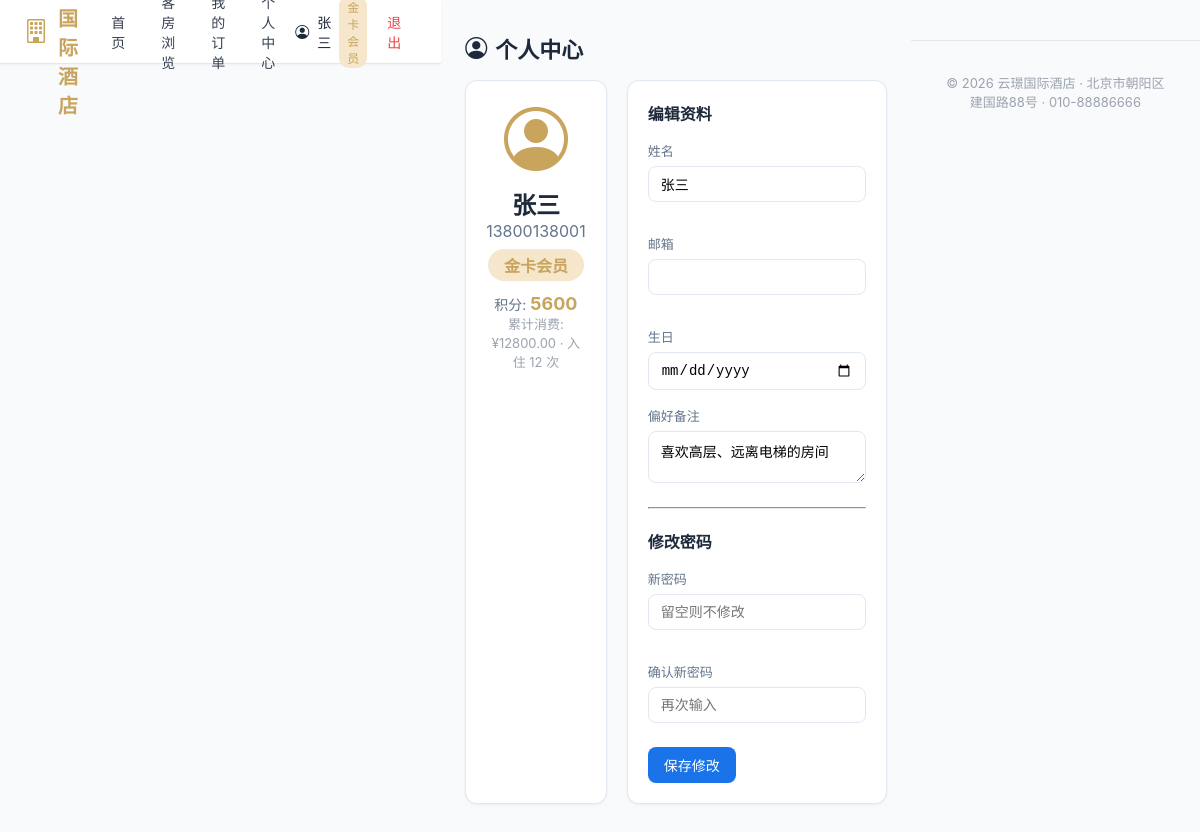
The app's page /portal/profile/ (signed in) with its own data.
### customers/models.py (models this page shows, shortened)
class Customer(models.Model):
    GENDER_CHOICES = [("M", "男"), ("F", "女"), ("O", "其他")]
    name = models.CharField(verbose_name="姓名", max_length=50)
    gender = models.CharField(verbose_name="性别", max_length=1, choices=GENDER_CHOICES, default="M")
    id_card = models.CharField(verbose_name="身份证号", max_length=18, unique=True, blank=True, null=True)
    phone = models.CharField(verbose_name="手机号", max_length=20)
    password = models.CharField(verbose_name="密码", max_length=128, default="")
    email = models.EmailField(verbose_name="邮箱", blank=True)
    nationality = models.CharField(verbose_name="国籍", max_length=50, default="中国")
    birthday = models.DateField(verbose_name="生日", null=True, blank=True)
    membership = models.ForeignKey(MembershipLevel, on_delete=models.SET_NULL, null=True, blank=True, verbose_name="会员等级")
    points = models.IntegerField(verbose_name="积分", default=0)
    total_spending = models.DecimalField(verbose_name="累计消费", max_digits=12, decimal_places=2, default=0)
    total_stays = models.IntegerField(verbose_name="入住次数", default=0)
    preferences = models.TextField(verbose_name="偏好备注", blank=True)
    is_blacklisted = models.BooleanField(verbose_name="黑名单", default=False)
    is_active = models.BooleanField(verbose_name="账户启用", default=True)
    blacklist_reason = models.TextField(verbose_name="拉黑原因", blank=True)
    notes = models.TextField(verbose_name="备注", blank=True)
    created_at = models.DateTimeField(verbose_name="创建时间", auto_now_add=True)
    updated_at = models.DateTimeField(verbose_name="更新时间", auto_now=True)
    class Meta:
        verbose_name = "客户"
        verbose_name_plural = "客户管理"
        ordering = ["-created_at"]

class MembershipLevel(models.Model):
    name = models.CharField(verbose_name="等级名称", max_length=50, unique=True)
    code = models.CharField(verbose_name="等级代码", max_length=20, unique=True)
    discount = models.DecimalField(verbose_name="折扣率", max_digits=3, decimal_places=2, default=1.0, help_text="0.85表示85折")
    points_rate = models.DecimalField(verbose_name="积分倍率", max_digits=3, decimal_places=1, default=1.0)
    late_checkout_hours = models.IntegerField(verbose_name="延迟退房(小时)", default=0)
    min_spending = models.DecimalField(verbose_name="最低消费门槛", max_digits=10, decimal_places=2, default=0)
    description = models.TextField(verbose_name="等级说明", blank=True)
    created_at = models.DateTimeField(verbose_name="创建时间", auto_now_add=True)
    class Meta:
        verbose_name = "会员等级"
        verbose_name_plural = "会员等级"

### customers/portal_views.py (the view)
    def wrapper(request, *args, **kwargs):
        customer = get_customer(request)
        if not customer:
            return redirect("portal:login")
        request.customer = customer
        return view_func(request, *args, **kwargs)

### customers/portal_views.py (called while the page is built, shortened)
def get_customer(request):
    cid = request.session.get("customer_id")
    if cid:
        return Customer.objects.select_related("membership").filter(pk=cid).first()
    return None

def require_customer(view_func):
    def wrapper(request, *args, **kwargs):
        customer = get_customer(request)
        if not customer:
            return redirect("portal:login")
        request.customer = customer
        return view_func(request, *args, **kwargs)
    return wrapper

@require_customer
def portal_profile(request):
    customer = request.customer
    return render(request, "portal/profile.html", {
        "customer": customer,
    })

### templates/portal/profile.html (shortened to what this page needs)
{% extends "portal/base.html" %}
{% block content %}
<div class="section-title"><i class="bi bi-person-circle"></i> 个人中心</div>
<div class="profile-grid">
    <div class="card"><div class="card-body" style="text-align:center">
        <div style="font-size:64px;color:var(--gold);margin-bottom:8px"><i class="bi bi-person-circle"></i></div>
        <h2>{{ customer.name }}</h2>
        <div style="color:#64748b">{{ customer.phone }}</div>
        {% if customer.membership %}
        <div style="margin-top:8px;display:inline-block;background:var(--gold-light);color:var(--gold);padding:4px 16px;border-radius:20px;font-weight:600">{{ customer.membership.name }}</div>
        <div style="margin-top:12px;font-size:14px;color:#64748b">积分: <strong style="color:var(--gold);font-size:18px">{{ customer.points }}</strong></div>
        <div style="font-size:13px;color:#9ca3af">累计消费: ¥{{ customer.total_spending }} · 入住 {{ customer.total_stays }} 次</div>
        {% else %}
        <div style="color:#9ca3af;font-size:13px;margin-top:8px">普通会员</div>
        {% endif %}
    </div></div>
    <div class="card"><div class="card-body">
    <form method="post">{% csrf_token %}
        <h4 style="margin-bottom:16px">编辑资料</h4>
        <div class="form-row">
            <div class="form-group"><label class="form-label">姓名</label><input type="text" name="name" class="form-control" value="{{ customer.name }}" required></div>
            <div class="form-group"><label class="form-label">邮箱</label><input type="email" name="email" class="form-control" value="{{ customer.email }}"></div>
            <div class="form-group"><label class="form-label">生日</label><input type="date" name="birthday" class="form-control" value="{{ customer.birthday|date:'Y-m-d'|default:'' }}"></div>
        </div>
        <div class="form-group"><label class="form-label">偏好备注</label><textarea name="preferences" class="form-control" rows="2">{{ customer.preferences }}</textarea></div>
        <hr style="border-color:#e5e7eb;margin:20px 0">
        <h4 style="margin-bottom:16px">修改密码</h4>
        <div class="form-row">
            <div class="form-group"><label class="form-label">新密码</label><input type="password" name="new_password" class="form-control" placeholder="留空则不修改" minlength="6"></div>
            <div class="form-group"><label class="form-label">确认新密码</label><input type="password" name="new_password2" class="form-control" placeholder="再次输入"></div>
        </div>
        <button type="submit" class="btn btn-primary" style="margin-top:8px">保存修改</button>
    </form>
    </div></div>
</div>
{% endblock %}

### templates/portal/base.html (shortened to what this page needs)
<!DOCTYPE html>
<html lang="zh-CN">
<head>
    {% load static %}
    <link rel="stylesheet" href="{% static 'css/style.css' %}">
    <link rel="stylesheet" href="https://cdn.jsdelivr.net/npm/bootstrap-icons@1.11.3/font/bootstrap-icons.css">
</head>
<body style="margin:0;background:#f8fafc;font-family:-apple-system,BlinkMacSystemFont,'Segoe UI',Roboto,'PingFang SC','Microsoft YaHei',sans-serif;min-height:100vh">
    <header class="portal-header">
        <a href="{% url 'portal:index' %}" class="logo">
            <i class="bi bi-building"></i> 云璟国际酒店
        </a>
        <nav class="portal-nav">
            <a href="{% url 'portal:index' %}">首页</a>
            <a href="{% url 'portal:rooms' %}">客房浏览</a>
            {% if customer %}
            <a href="{% url 'portal:orders' %}">我的订单</a>
            <a href="{% url 'portal:profile' %}">个人中心</a>
            <div class="portal-user">
                <i class="bi bi-person-circle"></i> {{ customer.name }}
                {% if customer.membership %}
                <span style="background:var(--gold-light);color:var(--gold);padding:2px 8px;border-radius:10px;font-size:12px">{{ customer.membership.name }}</span>
                {% endif %}
            </div>
            <a href="{% url 'portal:logout' %}" style="color:#ef4444">退出</a>
            {% else %}
            <a href="{% url 'portal:login' %}">登录</a>
            <a href="{% url 'portal:register' %}" class="btn-book">注册</a>
            {% endif %}
        </nav>
    </header>
    <div class="{% if customer %}portal-content{% else %}portal-content no-auth{% endif %}">
        {% block content %}{% endblock %}
    </div>
    <footer class="footer">
        <p>© 2026 云璟国际酒店 · 北京市朝阳区建国路88号 · 010-88886666</p>
    </footer>
</body>
</html>

### static/css/style.css (style rules this page uses)
:root { --primary: #1a73e8; --primary-dark: #1557b0; --sidebar-bg: #1e293b; --sidebar-hover: #334155; --bg: #f1f5f9; --card-bg: #ffffff; --text: #1e293b; --text-light: #64748b; --border: #e2e8f0; --success: #10b981; --warning: #f59e0b; --danger: #ef4444; --info: #3b82f6; }
* { margin: 0; padding: 0; box-sizing: border-box; }
body { font-family: -apple-system, BlinkMacSystemFont, "Segoe UI", Roboto, "PingFang SC", "Microsoft YaHei", sans-serif; background: var(--bg); color: var(--text); display: flex; min-height: 100vh; }
.card { background: var(--card-bg); border-radius: 12px; box-shadow: 0 1px 3px rgba(0,0,0,0.06); border: 1px solid var(--border); margin-bottom: 16px; }
.card-body { padding: 20px; }
.btn { display: inline-flex; align-items: center; gap: 6px; padding: 8px 16px; border-radius: 8px; font-size: 14px; font-weight: 500; border: none; cursor: pointer; text-decoration: none; transition: all 0.15s; }
.btn-primary { background: var(--primary); color: #fff; }
.form-group { margin-bottom: 16px; }
.form-label { display: block; margin-bottom: 6px; font-size: 13px; font-weight: 500; color: var(--text-light); }
.form-control { width: 100%; padding: 9px 12px; border: 1px solid var(--border); border-radius: 8px; font-size: 14px; transition: border-color 0.15s; }
.form-row { display: grid; grid-template-columns: repeat(auto-fit, minmax(200px, 1fr)); gap: 16px; }

### templates/portal/base.html (style rules this page uses)
:root { --gold: #c8a45c; --gold-light: #f5e6cc; }
.portal-header { background: #fff; border-bottom: 1px solid #e5e7eb; padding: 0 24px; height: 64px; display: flex; align-items: center; justify-content: space-between; position: sticky; top: 0; z-index: 100; box-shadow: 0 1px 3px rgba(0,0,0,0.04); }
.portal-header .logo { font-size: 20px; font-weight: 700; color: var(--gold); display: flex; align-items: center; gap: 10px; text-decoration: none; }
.portal-header .logo i { font-size: 24px; }
.portal-nav { display: flex; gap: 4px; align-items: center; }
.portal-nav a { text-decoration: none; color: #374151; padding: 8px 16px; border-radius: 8px; font-size: 14px; font-weight: 500; transition: all 0.15s; }
.portal-user { display: flex; align-items: center; gap: 8px; font-size: 14px; }
.portal-content { max-width: 1200px; margin: 0 auto; padding: 32px 24px; }
.section-title { font-size: 22px; font-weight: 700; margin-bottom: 16px; display: flex; align-items: center; gap: 8px; }
.footer { text-align: center; padding: 32px; color: #9ca3af; font-size: 13px; border-top: 1px solid #e5e7eb; margin-top: 40px; }
.profile-grid { display: grid; grid-template-columns: 1fr 2fr; gap: 20px; }

### records on screen
Customer: name "张三", membership.name "金卡会员", phone "13800138001", points "5600", total_spending "12800.00", total_stays "12", preferences "喜欢高层、远离电梯的房间"
